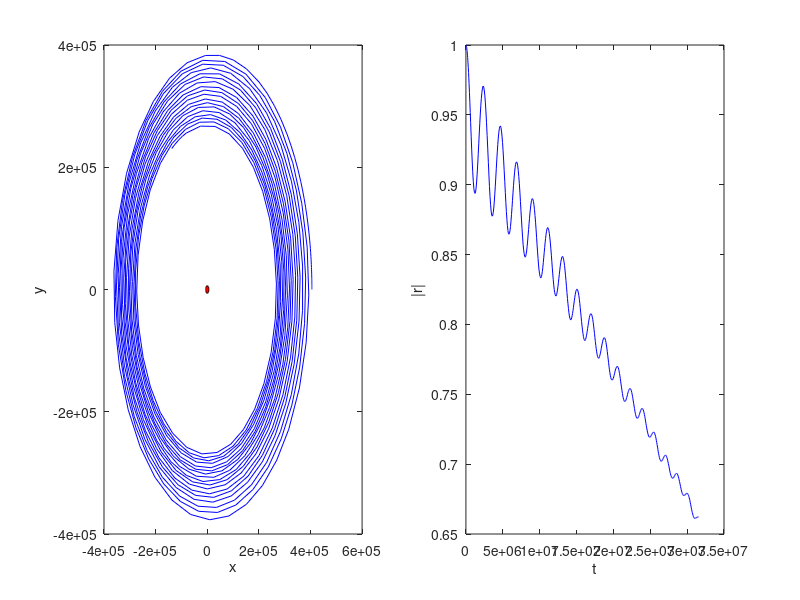
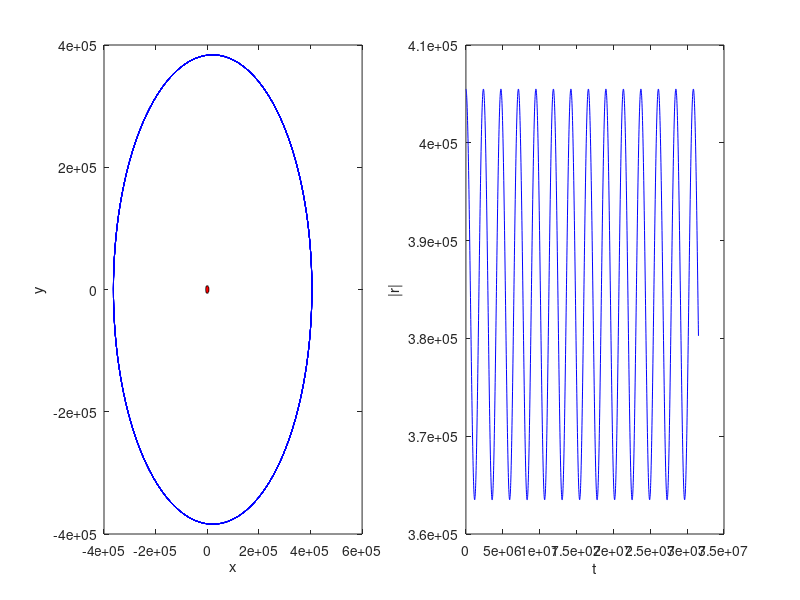
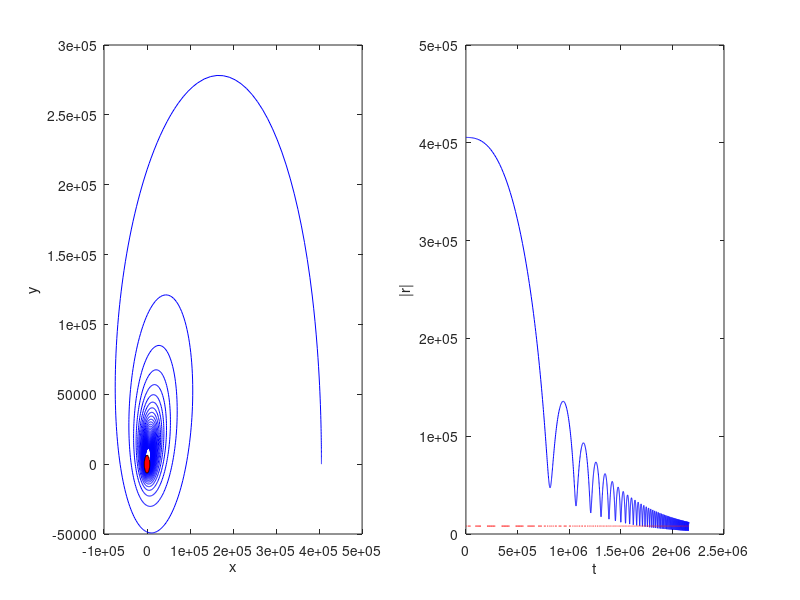

Here is the MATLAB script that generated these plots, in order:
close all; clear all; clc

GM = 398600; 
RT = 6360;
RL = 1737;
ang = [0:pi/100:2*pi];

twobody = @(t,y) [y(3); y(4); -GM*y(1)/(y(1)^2+y(2)^2)^(3/2); -GM*y(2)/(y(1)^2+y(2)^2)^(3/2)];

X0 = 405500;
V0 = 0.964;

day = 24*60*60;
[t45,u45] = ode45(twobody,[0 365*day], [X0 0 0 V0]);
fprintf('1) Numero di timestep: %d\n',length(t45));
figure(1); 
subplot(121); plot(u45(:,1),u45(:,2),'b-'); xlabel('x'); ylabel('y');
hold on; patch(RT*sin(ang),RT*cos(ang),'r'); 
subplot(122); plot(t45,sqrt(u45(:,1).^2+u45(:,2).^2)/X0,'b'); xlabel('t'); ylabel('|r|');
%% punto 2

opts = odeset('reltol',1e-6);
[t45,u45] = ode45(twobody,[0 365*day], [X0 0 0 V0], opts);
fprintf('2) Numero di timestep cambiando tolleranza: %d\n',length(t45));
figure(2); 
subplot(121); plot(u45(:,1),u45(:,2),'b'); xlabel('x'); ylabel('y');
hold on; patch(RT*sin(ang),RT*cos(ang),'r'); 
subplot(122); plot(t45,sqrt(u45(:,1).^2+u45(:,2).^2),'b'); xlabel('t'); ylabel('|r|');

%% punto 3
C = 1e-6;
twobody2 = @(t,y) [y(3); y(4); -GM*y(1)/(y(1)^2+y(2)^2)^(3/2)-C*y(3); -GM*y(2)/(y(1)^2+y(2)^2)^(3/2)-C*y(4)];

opts = odeset('reltol',1e-6);
[t45,u45] = ode45(twobody2,[0 25*day], [X0 0 0 V0], opts);

dist = sqrt(u45(:,1).^2+u45(:,2).^2);
vel = sqrt(u45(:,3).^2+u45(:,4).^2);
IT = find(dist<RT+RL,1);
fprintf('3) Impatto dopo %f giorni, velocita %f km/sec \n',t45(IT)/day,vel(IT));

figure(3); 
subplot(121); plot(u45(:,1),u45(:,2),'b');
hold on; patch(RT*sin(ang),RT*cos(ang),'r'); xlabel('x'); ylabel('y');
subplot(122); plot(t45,dist,'b',t45,(RT+RL)*ones(size(t45)),'r--'); xlabel('t'); ylabel('|r|');

